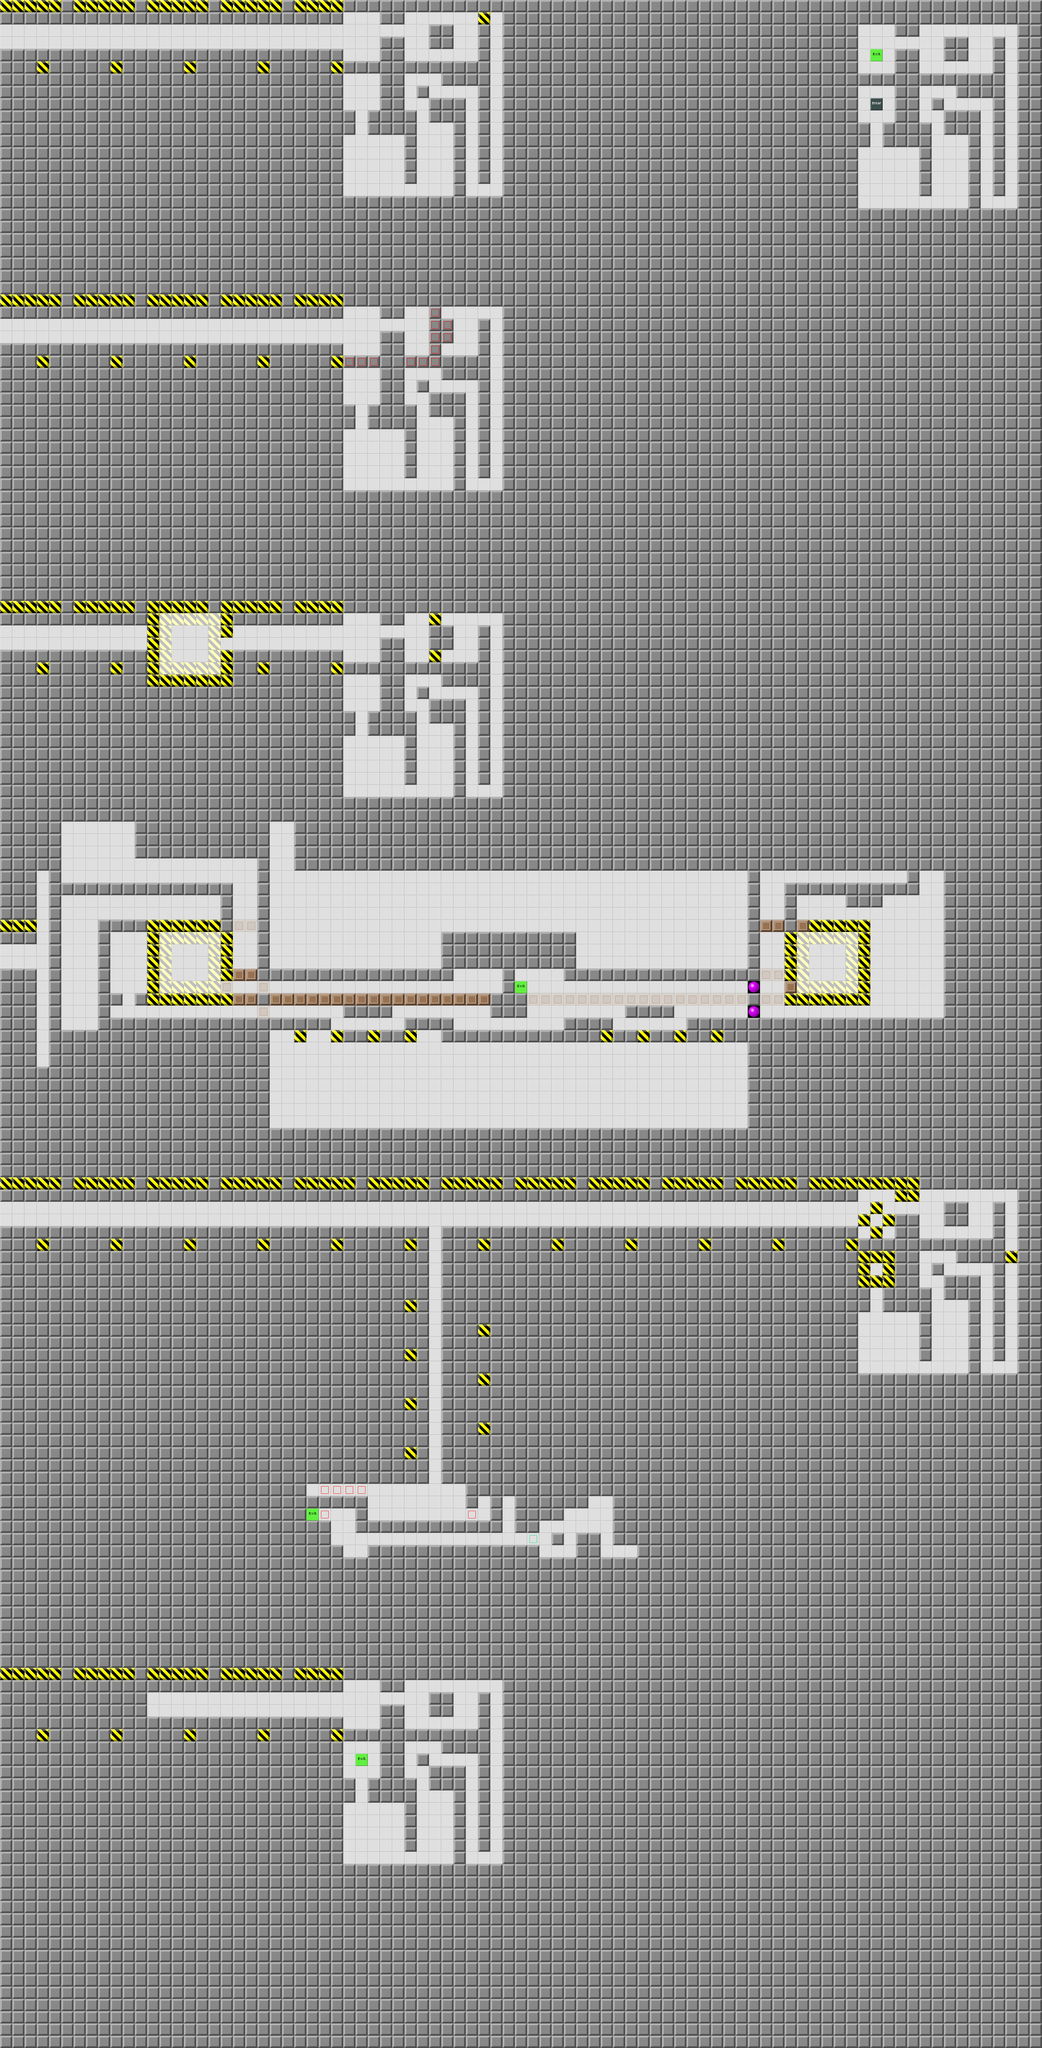

A level layout from a 2D game, rendered from its tile map. Below: a short description, then the map file with tile-grid data replaced by summaries:
An orthogonal 85x167 tile map with 32x32 px tiles, 1 tile layer (Map) and 199 objects (5x help, t1, o1, o2, t2, ...).

<map version="1.0" orientation="orthogonal" width="85" height="167" tilewidth="32" tileheight="32">
 <tileset firstgid="1" source="devgraphics.tsx" />
 <layer name="Map" width="85" height="167">
  <data>[14195 cells, 14195 non-empty, 12 distinct tile ids]</data>
 </layer>
 <objectgroup name="Enemies" width="85" height="167" />
 <objectgroup name="Items" width="85" height="167">
  <object name="t1" gid="37" x="384" y="96">
   <properties>
    <property name="destination" value="o1" />
   </properties>
  </object>
  <object name="o1" gid="43" x="576" y="864" />
  <object name="h1" type="help" gid="8" x="992" y="96">
   <properties>
    <property name="Text" value="Welcome to Jake's Journey! The object is to get to the exits. Don't screw up!" />
   </properties>
  </object>
  <object name="o2" gid="43" x="576" y="896" />
  <object name="t2" gid="37" x="384" y="128">
   <properties>
    <property name="destination" value="o2" />
   </properties>
  </object>
  <object name="t3" gid="37" x="384" y="864">
   <properties>
    <property name="destination" value="o1" />
   </properties>
  </object>
  <object name="t4" gid="37" x="384" y="896">
   <properties>
    <property name="destination" value="o2" />
   </properties>
  </object>
  <object gid="8" x="992" y="864">
   <properties>
    <property name="Text" value="Welcome to Jake's Journey. The object is to push the red button. Don't screw up!" />
   </properties>
  </object>
  <object gid="44" x="352" y="1696" />
  <object gid="44" x="352" y="1664" />
  <object gid="44" x="320" y="1664" />
  <object gid="44" x="320" y="1696" />
  <object gid="44" x="288" y="1696" />
  <object gid="44" x="288" y="1664" />
  <object gid="44" x="256" y="1664" />
  <object gid="44" x="256" y="1696" />
  <object gid="44" x="224" y="1696" />
  <object gid="44" x="224" y="1664" />
  <object gid="44" x="192" y="1664" />
  <object gid="44" x="192" y="1696" />
  <object gid="44" x="160" y="1696" />
  <object gid="44" x="160" y="1664" />
  <object gid="44" x="128" y="1664" />
  <object gid="44" x="128" y="1696" />
  <object gid="44" x="96" y="1696" />
  <object gid="44" x="96" y="1664" />
  <object gid="44" x="64" y="1664" />
  <object gid="44" x="64" y="1696" />
  <object gid="44" x="32" y="1696" />
  </objectgroup>
 <objectgroup name="Tools" width="85" height="167" />
 <objectgroup name="Parameters" width="85" height="167">
  <properties>
   <property name="time" value="-1" />
  </properties>
 </objectgroup>
</map>
<!-- 170 of 199 objects omitted -->
